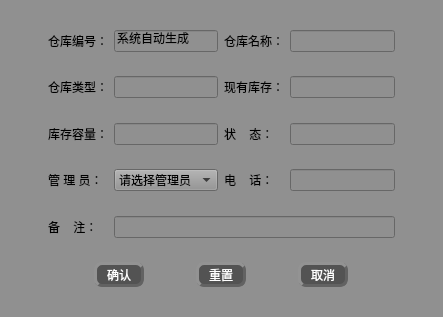
<?xml version="1.0" encoding="UTF-8"?>
<ui version="4.0">
 <class>add_store</class>
 <widget class="QWidget" name="add_store">
  <property name="geometry">
   <rect>
    <x>0</x>
    <y>0</y>
    <width>443</width>
    <height>317</height>
   </rect>
  </property>
  <property name="windowTitle">
   <string>Form</string>
  </property>
  <property name="windowIcon">
   <iconset>
    <activeon>:/qt 图标/add1.ico</activeon>
   </iconset>
  </property>
  <property name="styleSheet">
   <string notr="true">font: 75 12pt &quot;楷体&quot;;
background-color: rgb(144, 144, 144);
color:rgb(0, 0, 0)</string>
  </property>
  <layout class="QGridLayout" name="gridLayout">
   <item row="9" column="2" colspan="3">
    <widget class="QLineEdit" name="lineEdit_9"/>
   </item>
   <item row="9" column="1">
    <widget class="QLabel" name="label_9">
     <property name="text">
      <string>备    注：</string>
     </property>
    </widget>
   </item>
   <item row="7" column="4">
    <widget class="QLineEdit" name="lineEdit_6">
     <property name="cursor">
      <cursorShape>ForbiddenCursor</cursorShape>
     </property>
     <property name="focusPolicy">
      <enum>Qt::NoFocus</enum>
     </property>
    </widget>
   </item>
   <item row="7" column="3">
    <widget class="QLabel" name="label_8">
     <property name="text">
      <string>电    话：</string>
     </property>
    </widget>
   </item>
   <item row="7" column="2">
    <widget class="QComboBox" name="comboBox">
     <property name="editable">
      <bool>false</bool>
     </property>
     <item>
      <property name="text">
       <string>请选择管理员</string>
      </property>
     </item>
    </widget>
   </item>
   <item row="11" column="2">
    <spacer name="verticalSpacer_2">
     <property name="orientation">
      <enum>Qt::Vertical</enum>
     </property>
     <property name="sizeHint" stdset="0">
      <size>
       <width>20</width>
       <height>40</height>
      </size>
     </property>
    </spacer>
   </item>
   <item row="0" column="2">
    <spacer name="verticalSpacer_7">
     <property name="orientation">
      <enum>Qt::Vertical</enum>
     </property>
     <property name="sizeHint" stdset="0">
      <size>
       <width>20</width>
       <height>40</height>
      </size>
     </property>
    </spacer>
   </item>
   <item row="6" column="2">
    <spacer name="verticalSpacer_4">
     <property name="orientation">
      <enum>Qt::Vertical</enum>
     </property>
     <property name="sizeHint" stdset="0">
      <size>
       <width>20</width>
       <height>40</height>
      </size>
     </property>
    </spacer>
   </item>
   <item row="3" column="1">
    <widget class="QLabel" name="label_2">
     <property name="text">
      <string>仓库类型：</string>
     </property>
    </widget>
   </item>
   <item row="12" column="1" colspan="4">
    <layout class="QHBoxLayout" name="horizontalLayout">
     <item>
      <widget class="QPushButton" name="pushButton_2">
       <property name="minimumSize">
        <size>
         <width>50</width>
         <height>25</height>
        </size>
       </property>
       <property name="maximumSize">
        <size>
         <width>50</width>
         <height>25</height>
        </size>
       </property>
       <property name="styleSheet">
        <string notr="true">QPushButton{
font: 75 11pt &quot;微软雅黑&quot;;
color:rgb(255, 255, 255);
background-color: rgb(83, 83, 83);
border-radius: 8px;
border: 3px groove rgb(98, 98, 98);
border-style: outset;
}
QPushButton:pressed{
border-style: inset;
}
QPushButton:hover{
background-color:rgb(0, 0, 0);
}

</string>
       </property>
       <property name="text">
        <string>确认</string>
       </property>
      </widget>
     </item>
     <item>
      <widget class="QPushButton" name="pushButton">
       <property name="minimumSize">
        <size>
         <width>50</width>
         <height>25</height>
        </size>
       </property>
       <property name="maximumSize">
        <size>
         <width>50</width>
         <height>25</height>
        </size>
       </property>
       <property name="styleSheet">
        <string notr="true">QPushButton{
font: 75 11pt &quot;微软雅黑&quot;;
color:rgb(255, 255, 255);
background-color: rgb(83, 83, 83);
border-radius: 8px;
border: 3px groove rgb(98, 98, 98);
border-style: outset;
}
QPushButton:pressed{
border-style: inset;
}
QPushButton:hover{
background-color:rgb(0, 0, 0);
}

</string>
       </property>
       <property name="text">
        <string>重置</string>
       </property>
      </widget>
     </item>
     <item>
      <widget class="QPushButton" name="pushButton_3">
       <property name="minimumSize">
        <size>
         <width>50</width>
         <height>25</height>
        </size>
       </property>
       <property name="maximumSize">
        <size>
         <width>50</width>
         <height>25</height>
        </size>
       </property>
       <property name="styleSheet">
        <string notr="true">QPushButton{
font: 75 11pt &quot;微软雅黑&quot;;
color:rgb(255, 255, 255);
background-color: rgb(83, 83, 83);
border-radius: 8px;
border: 3px groove rgb(98, 98, 98);
border-style: outset;
}
QPushButton:pressed{
border-style: inset;
}
QPushButton:hover{
background-color:rgb(0, 0, 0);
}

</string>
       </property>
       <property name="text">
        <string>取消</string>
       </property>
      </widget>
     </item>
    </layout>
   </item>
   <item row="1" column="4">
    <widget class="QLineEdit" name="lineEdit_2"/>
   </item>
   <item row="13" column="1">
    <spacer name="verticalSpacer">
     <property name="orientation">
      <enum>Qt::Vertical</enum>
     </property>
     <property name="sizeHint" stdset="0">
      <size>
       <width>20</width>
       <height>40</height>
      </size>
     </property>
    </spacer>
   </item>
   <item row="5" column="1">
    <widget class="QLabel" name="label_5">
     <property name="text">
      <string>库存容量：</string>
     </property>
    </widget>
   </item>
   <item row="3" column="2">
    <widget class="QLineEdit" name="lineEdit_3"/>
   </item>
   <item row="1" column="0">
    <spacer name="horizontalSpacer">
     <property name="orientation">
      <enum>Qt::Horizontal</enum>
     </property>
     <property name="sizeHint" stdset="0">
      <size>
       <width>40</width>
       <height>20</height>
      </size>
     </property>
    </spacer>
   </item>
   <item row="1" column="5">
    <spacer name="horizontalSpacer_2">
     <property name="orientation">
      <enum>Qt::Horizontal</enum>
     </property>
     <property name="sizeHint" stdset="0">
      <size>
       <width>40</width>
       <height>20</height>
      </size>
     </property>
    </spacer>
   </item>
   <item row="1" column="1">
    <widget class="QLabel" name="label">
     <property name="text">
      <string>仓库编号：</string>
     </property>
    </widget>
   </item>
   <item row="5" column="2">
    <widget class="QLineEdit" name="lineEdit_5"/>
   </item>
   <item row="1" column="2">
    <widget class="QLineEdit" name="lineEdit">
     <property name="cursor">
      <cursorShape>ForbiddenCursor</cursorShape>
     </property>
     <property name="focusPolicy">
      <enum>Qt::NoFocus</enum>
     </property>
     <property name="text">
      <string>系统自动生成</string>
     </property>
    </widget>
   </item>
   <item row="5" column="3">
    <widget class="QLabel" name="label_6">
     <property name="text">
      <string>状    态：</string>
     </property>
    </widget>
   </item>
   <item row="1" column="3">
    <widget class="QLabel" name="label_3">
     <property name="text">
      <string>仓库名称：</string>
     </property>
    </widget>
   </item>
   <item row="7" column="1">
    <widget class="QLabel" name="label_7">
     <property name="text">
      <string>管 理 员：</string>
     </property>
    </widget>
   </item>
   <item row="2" column="2">
    <spacer name="verticalSpacer_6">
     <property name="orientation">
      <enum>Qt::Vertical</enum>
     </property>
     <property name="sizeHint" stdset="0">
      <size>
       <width>20</width>
       <height>40</height>
      </size>
     </property>
    </spacer>
   </item>
   <item row="4" column="2">
    <spacer name="verticalSpacer_5">
     <property name="orientation">
      <enum>Qt::Vertical</enum>
     </property>
     <property name="sizeHint" stdset="0">
      <size>
       <width>20</width>
       <height>40</height>
      </size>
     </property>
    </spacer>
   </item>
   <item row="3" column="4">
    <widget class="QLineEdit" name="lineEdit_4"/>
   </item>
   <item row="5" column="4">
    <widget class="QLineEdit" name="lineEdit_7"/>
   </item>
   <item row="3" column="3">
    <widget class="QLabel" name="label_4">
     <property name="text">
      <string>现有库存：</string>
     </property>
    </widget>
   </item>
   <item row="8" column="2">
    <spacer name="verticalSpacer_3">
     <property name="orientation">
      <enum>Qt::Vertical</enum>
     </property>
     <property name="sizeHint" stdset="0">
      <size>
       <width>20</width>
       <height>40</height>
      </size>
     </property>
    </spacer>
   </item>
  </layout>
 </widget>
 <resources/>
 <connections/>
</ui>
